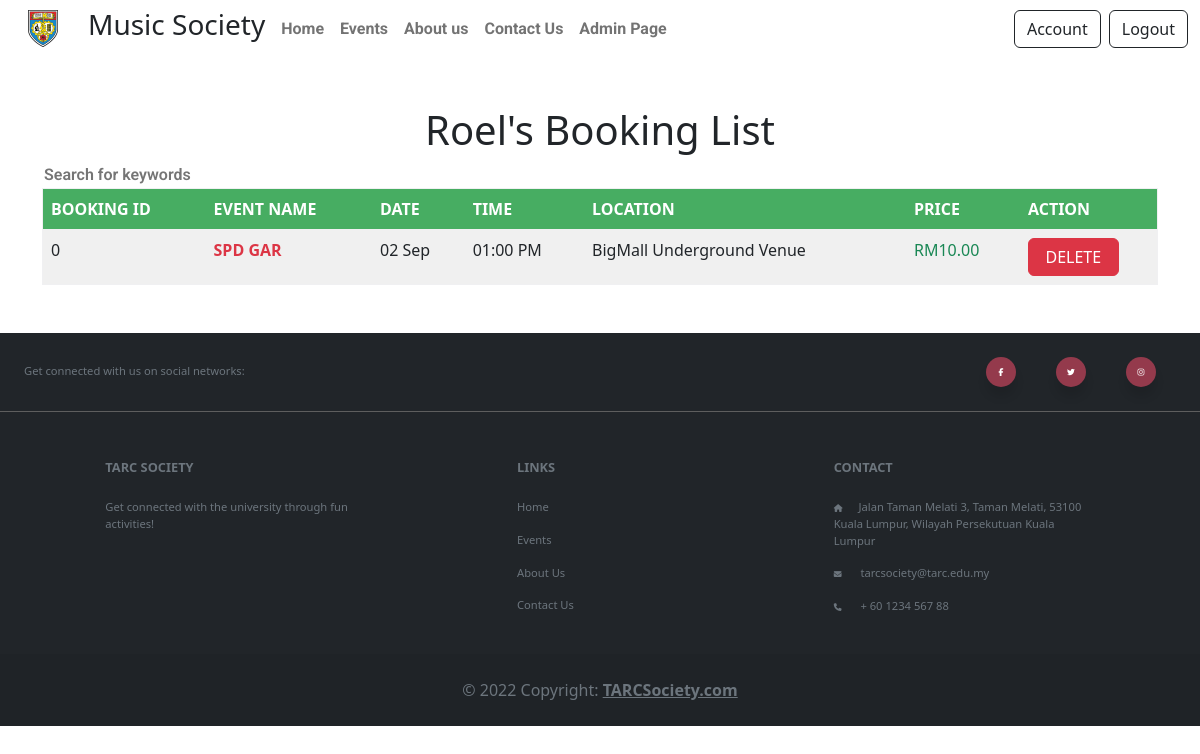
/user-booking-list.php?User_ID=2 (signed in), run on the app's committed database.
### tables this page shows
CREATE TABLE `event` (
  `Event_ID` int(11) NOT NULL,
  `Event_Name` varchar(50) NOT NULL,
  `Event_Image` mediumblob NOT NULL,
  `Event_Desc` longtext NOT NULL,
  `Date` date NOT NULL,
  `Time` time NOT NULL,
  `Location` varchar(30) NOT NULL,
  `Price` double NOT NULL,
  `Seat` int(255) NOT NULL
);

CREATE TABLE `booking` (
  `Booking_ID` int(11) NOT NULL,
  `Event_ID` int(11) NOT NULL,
  `User_ID` int(11) NOT NULL,
  `Quantity` int(11) NOT NULL,
  `payment_method` varchar(30) NOT NULL,
  `cc_number` varchar(30) NOT NULL,
  `student_id` varchar(30) NOT NULL,
  `Date_Purchased` date NOT NULL DEFAULT current_timestamp()
);

### user-booking-list.php (the view, shortened to what this page needs)
<?php
require("PHP_modules/conn.php");
?>
<!DOCTYPE html>
<html lang="en">
<head>
    <link rel="stylesheet" href="CSS/main.css">
    <link rel="stylesheet" href="https://cdn.jsdelivr.net/npm/bootstrap@5.2.0/dist/css/bootstrap.min.css">
</head>
<body>
    <?php require("PHP_modules/Navigation.php") ?>
    <?php
        $sql = "SELECT * FROM booking WHERE User_ID=" . $_GET['User_ID'];
        $result = $mysqli->query($sql);
    ?>
    <h1 class="text-center mt-5">Roel's Booking List</h1>
    <div class="booking-list container mb-5">
        <table class="table table" style="border:1px solid #f0f0f2">
            <div class="d-flex" style="width:40%;">
                <input type="text ps-5 pe-5" style="width:100%;border:none;font-family: 'Roboto';font-weight: 600;" placeholder='Search for keywords'></input>
            </div>
            <tbody>
                <tr class="text-white" style="background-color: #47ad62;">
                    <th class="fw-bold">BOOKING ID</th>
                    <td class="fw-bold">EVENT NAME</td>
                    <td class="fw-bold">DATE</td>
                    <td class="fw-bold">TIME</td>
                    <td class="fw-bold">LOCATION</td>
                    <td class="fw-bold">PRICE</td>
                    <td class="fw-bold">ACTION</td>
                </tr>
                <?php
                for ($i = 0; $i < mysqli_num_rows($result); $i++) {
                    $row = $result->fetch_assoc();
                    $sql = "SELECT * FROM event WHERE Event_ID=" . $row["Event_ID"];
                    $eventResult = $mysqli->query($sql);
                    $eventRow = $eventResult->fetch_assoc();
                    $date = strtotime($eventRow['Date'] . $eventRow['Time']);
                    echo ('<tr style="background-color:#f0f0f0;">
                    <td>' . $row['Booking_ID'] . '</td>
                    <td class="fw-semibold text-danger">' . $eventRow['Event_Name'] . '</td>
                    <td class="fw-light">' . date("d M", $date) . '</td>
                    <td class="fw-light">' . date("h:i A", $date) . '</td>
                    <td class="fw-light">' . $eventRow['Location'] . '</td>
                    <td class="text-success">RM' . number_format((float)$eventRow['Price'], 2, '.', '') . '</td>
                    <form action="user-booking-list.php?User_ID=' . $_GET["User_ID"] . '" method="POST">
                    <td><input type="submit" name="del-sub" value="DELETE" class="btn btn-danger w-75"></td>
                    <input type="text" name="bookingID" value="' . $row['Booking_ID'] . '" style="display:none">
                    </form>
                </tr>');
                }
                ?>
            </tbody>
        </table>
    </div>
    <?php require("PHP_modules/footer.php") ?>
</body>
</html>

### CSS/main.css (style rules this page uses)
@media only screen and (min-width: 992px) { h1 { font-size: 10.0rem; } }
@media only screen and (max-width: 1400px) { h1 { font-size: 1.0rem; } }

### data on the page
event: booking.Booking_ID "0", Event_Name "SPD GAR", date("d M", $date) "02 Sep", date("h:i A", $date) "01:00 PM", Location "BigMall Underground Venue", Price "10.00"
